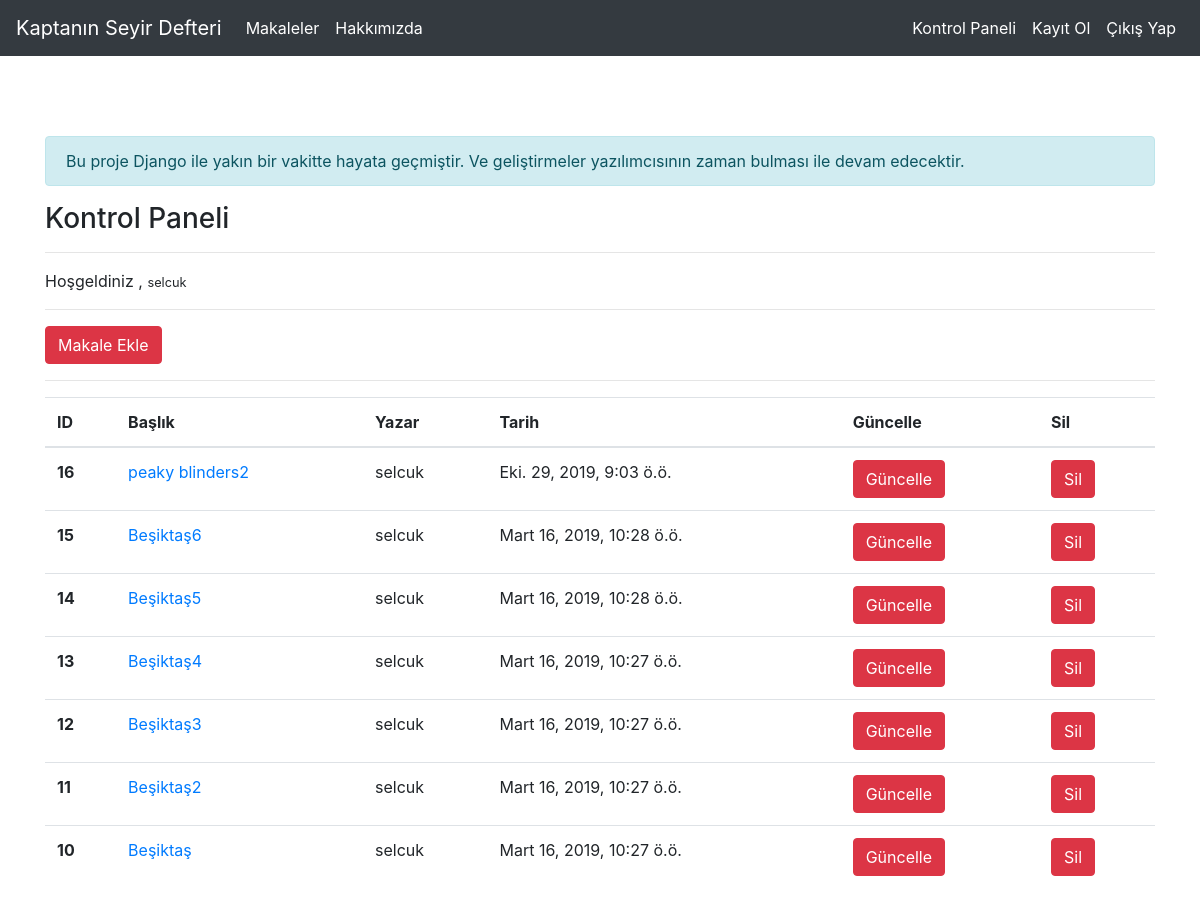
Page /articles/dashboard/ (signed in) on the earlier database version.
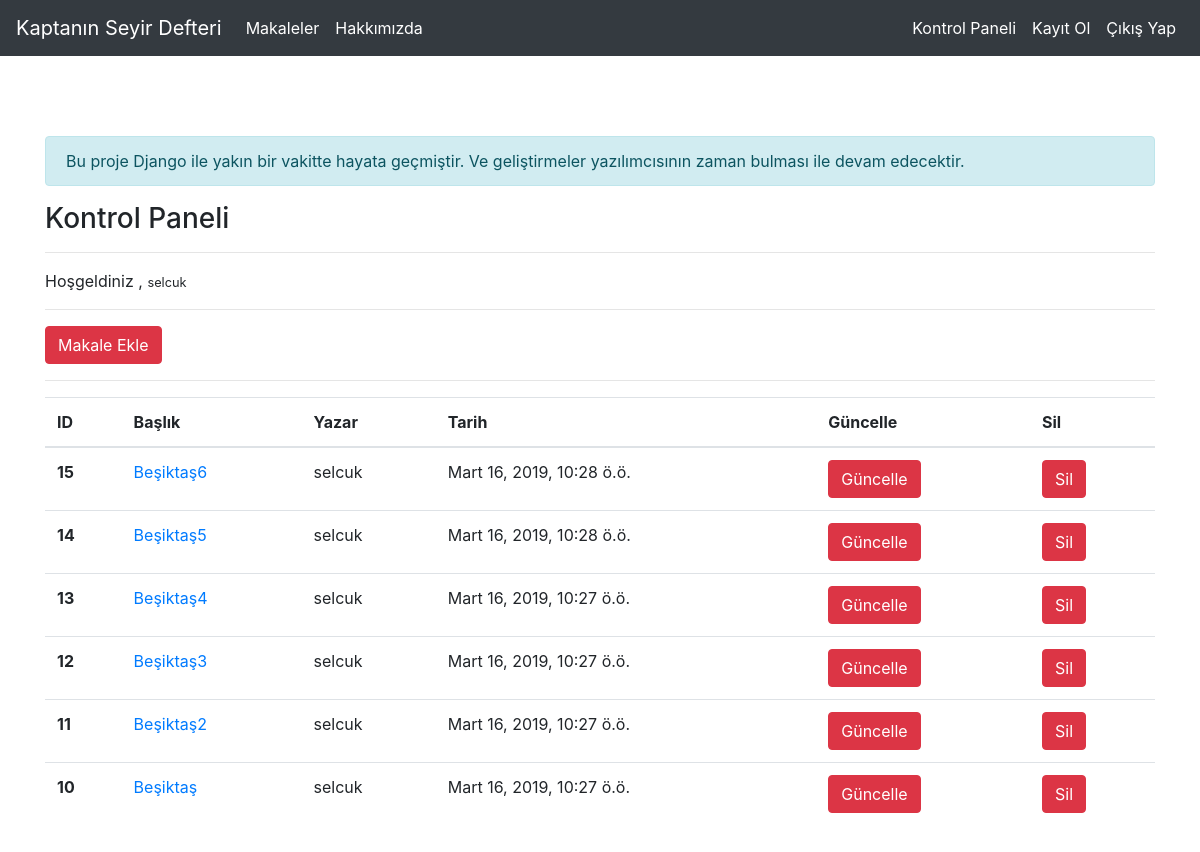
Same page on the later database version.
### article/models.py (models this page shows, shortened)
class Article(models.Model):
    author=models.ForeignKey("auth.User",on_delete=models.CASCADE,verbose_name="yazar")
    title=models.CharField(max_length=250,verbose_name="başlık")
    content=RichTextField()
    created_date=models.DateTimeField(auto_now_add=True,verbose_name="Oluşturulma tarihi")
    article_image=models.FileField(blank=True,null=True,verbose_name="Makaleye fotoğraf ekleyin")
    class Meta:
        ordering = ['-created_date']

### article/views.py (the view)
# urls.py: path('dashboard/',views.dashboard,name="dashboard"),
@login_required(login_url="user:login")
def dashboard(request):
    articles=Article.objects.filter(author=request.user)
    context={
        "articles":articles
    }
    return render(request,"dashboard.html",context)

### templates/dashboard.html
{% extends "layout.html" %}
{% block body %}
<h3>Kontrol Paneli</h3>
<hr>
<p>
    Hoşgeldiniz , <small>{{request.user.username}}</small>
</p>
<hr>
<a href="{% url 'article:addarticle' %}" class="btn btn-danger">Makale Ekle</a>
<hr>
{% if articles %}
<table class="table table-hover">
  <thead>
    <tr>
      <th scope="col">ID</th>
      <th scope="col">Başlık</th>
      <th scope="col">Yazar</th>
      <th scope="col">Tarih</th>
      <th scope="col">Güncelle</th>
      <th scope="col">Sil</th>
    </tr>
  </thead>
  <tbody>
    {% for article in articles %}
    <tr>
      <th scope="row">{{article.id}}</th>
      <td><a href="/articles/article/{{article.id}}">{{article.title}}</a></td>
      <td>{{article.author.username}}</td>
      <td>{{article.created_date}}</td>
      <td><a href="{% url 'article:update' article.id %}" class="btn btn-danger">Güncelle</a></td>
      <td><a href="{% url 'article:delete' article.id %}" class="btn btn-danger">Sil</a></td>
    </tr>
    {% endfor %}
  </tbody>
</table>
{% else %}
<div class="alert alert-danger">
    Henüz bir makaleniz bulunmuyor
</div>
{% endif %}
{% endblock body %}

Differences in the rows shown:
removed Article: id "16", title "peaky blinders2", author.username "selcuk", created_date "Eki. 29, 2019, 9:03 ö.ö."
